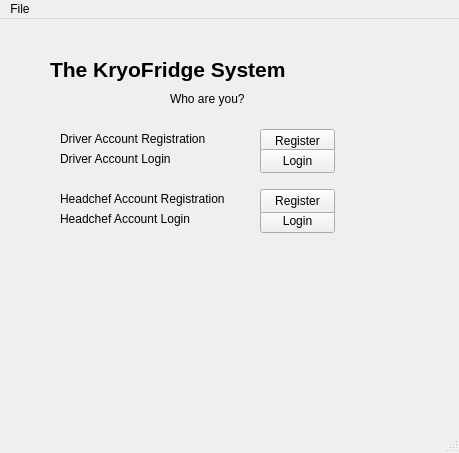
<?xml version="1.0" encoding="UTF-8"?>
<ui version="4.0">
 <class>Price_Box</class>
 <widget class="QMainWindow" name="Price_Box">
  <property name="geometry">
   <rect>
    <x>0</x>
    <y>0</y>
    <width>459</width>
    <height>453</height>
   </rect>
  </property>
  <property name="windowTitle">
   <string>MainWindow</string>
  </property>
  <widget class="QWidget" name="centralwidget">
   <widget class="QStackedWidget" name="stackedWidget">
    <property name="geometry">
     <rect>
      <x>0</x>
      <y>0</y>
      <width>451</width>
      <height>421</height>
     </rect>
    </property>
    <property name="currentIndex">
     <number>0</number>
    </property>
    <widget class="QWidget" name="page">
     <widget class="QLabel" name="label_12">
      <property name="geometry">
       <rect>
        <x>170</x>
        <y>70</y>
        <width>81</width>
        <height>20</height>
       </rect>
      </property>
      <property name="text">
       <string>Who are you?</string>
      </property>
     </widget>
     <widget class="QLabel" name="label_7">
      <property name="geometry">
       <rect>
        <x>60</x>
        <y>170</y>
        <width>181</width>
        <height>20</height>
       </rect>
      </property>
      <property name="text">
       <string>Headchef Account Registration</string>
      </property>
     </widget>
     <widget class="QLabel" name="label_11">
      <property name="geometry">
       <rect>
        <x>60</x>
        <y>130</y>
        <width>121</width>
        <height>20</height>
       </rect>
      </property>
      <property name="text">
       <string>Driver Account Login</string>
      </property>
     </widget>
     <widget class="QLabel" name="label_8">
      <property name="geometry">
       <rect>
        <x>60</x>
        <y>190</y>
        <width>161</width>
        <height>20</height>
       </rect>
      </property>
      <property name="text">
       <string>Headchef Account Login</string>
      </property>
     </widget>
     <widget class="QPushButton" name="DriverRegBtn">
      <property name="geometry">
       <rect>
        <x>260</x>
        <y>110</y>
        <width>75</width>
        <height>24</height>
       </rect>
      </property>
      <property name="text">
       <string>Register</string>
      </property>
     </widget>
     <widget class="QPushButton" name="HChefLogBtn">
      <property name="geometry">
       <rect>
        <x>260</x>
        <y>190</y>
        <width>75</width>
        <height>24</height>
       </rect>
      </property>
      <property name="text">
       <string>Login</string>
      </property>
     </widget>
     <widget class="QPushButton" name="DriverLogBtn">
      <property name="geometry">
       <rect>
        <x>260</x>
        <y>130</y>
        <width>75</width>
        <height>24</height>
       </rect>
      </property>
      <property name="text">
       <string>Login</string>
      </property>
     </widget>
     <widget class="QPushButton" name="HChefRegBtn">
      <property name="geometry">
       <rect>
        <x>260</x>
        <y>170</y>
        <width>75</width>
        <height>24</height>
       </rect>
      </property>
      <property name="text">
       <string>Register</string>
      </property>
     </widget>
     <widget class="QLabel" name="label_9">
      <property name="geometry">
       <rect>
        <x>50</x>
        <y>30</y>
        <width>321</width>
        <height>41</height>
       </rect>
      </property>
      <property name="font">
       <font>
        <pointsize>16</pointsize>
        <weight>75</weight>
        <bold>true</bold>
       </font>
      </property>
      <property name="text">
       <string>The KryoFridge System</string>
      </property>
     </widget>
     <widget class="QLabel" name="label_10">
      <property name="geometry">
       <rect>
        <x>60</x>
        <y>110</y>
        <width>161</width>
        <height>20</height>
       </rect>
      </property>
      <property name="text">
       <string>Driver Account Registration</string>
      </property>
     </widget>
    </widget>
    <widget class="QWidget" name="page_2">
     <widget class="QLabel" name="label">
      <property name="geometry">
       <rect>
        <x>50</x>
        <y>40</y>
        <width>491</width>
        <height>41</height>
       </rect>
      </property>
      <property name="font">
       <font>
        <pointsize>16</pointsize>
        <weight>75</weight>
        <bold>true</bold>
       </font>
      </property>
      <property name="text">
       <string>Welcome to The KryoFridge System</string>
      </property>
     </widget>
    </widget>
   </widget>
  </widget>
  <widget class="QMenuBar" name="menubar">
   <property name="geometry">
    <rect>
     <x>0</x>
     <y>0</y>
     <width>459</width>
     <height>26</height>
    </rect>
   </property>
   <widget class="QMenu" name="menuFile">
    <property name="title">
     <string>File</string>
    </property>
   </widget>
   <addaction name="menuFile"/>
  </widget>
  <widget class="QStatusBar" name="statusbar"/>
 </widget>
 <resources/>
 <connections/>
</ui>
